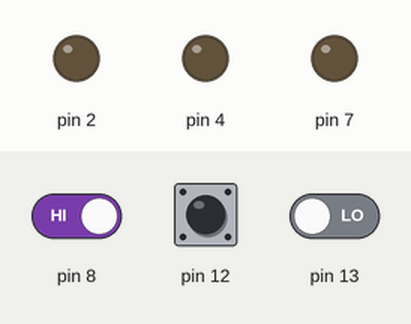
The sketch below on a simulated Arduino Uno, built with avr-gcc and run on an emulated ATmega328P. Shown: output pins drawn as LEDs (lit = HIGH). Inputs (shaded band) come from the test bench; at power-on: pin 8 HIGH, pin 13 LOW, pin 12 HIGH.

Above: at 1.2 s.
1.3 s: pin 8 driven LOW
At 2.4 s:
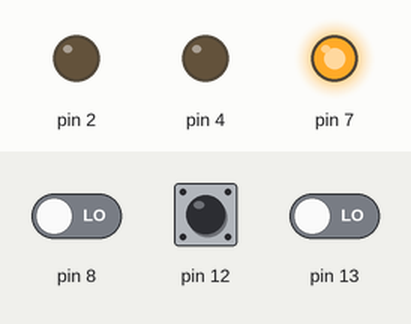
2.8 s: pin 13 driven HIGH
At 5.1 s:
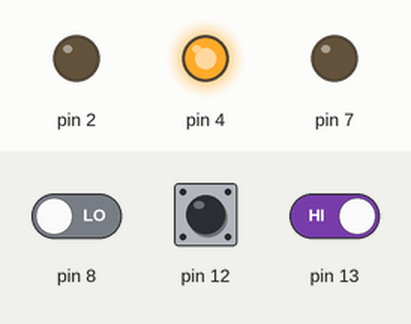
Timing chart, 0 to 6.6 s (numbered marks = the images above; inputs shaded):
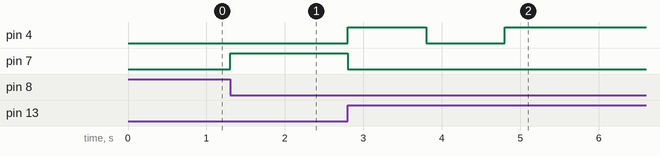

Measured:
- after the input at 1.3 s, pin 7: LOW → HIGH at once
- after the input at 2.8 s, pin 4: LOW → HIGH at once, → LOW 1.0 s later, → HIGH 1.0 s later; pin 7: HIGH → LOW at once

The sketch:

fantastic_densor1.ino
```cpp
void setup()
{
  pinMode(2, OUTPUT);
    pinMode(4, OUTPUT);
    pinMode(7, OUTPUT);
    pinMode(8, INPUT);
    pinMode(12, INPUT);
    pinMode(13, INPUT);

}

const int Locked = 1;
const int WaitForClick = 2;
const int WaitForClickTwo = 3;
const int Checking = 4;
const int Unlocked = 5;

int btnOneHandled = 0;
int btnTwoHandled = 0;

int code[]={1,1};
int codeTry[2];


int state = Locked;

void loop()
{
  int sensor = digitalRead(13);
  int btnOne = digitalRead(12);
  int btnTwo = digitalRead(8);

  if(btnOne == LOW) {
  	btnOneHandled = 0;
  }
  if(btnTwo == LOW) {
  	btnTwoHandled = 0;


  switch(state) {
    case Locked:

    digitalWrite(7, HIGH);

    if (sensor == HIGH) {
       digitalWrite(7, LOW);


          state = WaitForClick;
    }

    break;

    case WaitForClick:

    digitalWrite(4, HIGH);

    if ((btnOne == HIGH) && (!btnOneHandled)) {
      btnOneHandled = 1;
        delay(1000);
      digitalWrite(4,LOW);
      	delay(1000);
      state = WaitForClickTwo;


    }
        if ((btnTwo == HIGH) && (!btnTwoHandled)){
      btnTwoHandled = 1;
        delay(1000);
      digitalWrite(5,LOW);
      	delay(1000);
            state = WaitForClickTwo;

  }
    break;

    case WaitForClickTwo:

                	digitalWrite(4, HIGH);


    if ((btnOne == HIGH) && (!btnOneHandled)) {
      btnOneHandled = 1;
        delay(1000);
      digitalWrite(5,LOW);
      	delay(1000);
      state = WaitForClickTwo;


    }
        if ((btnTwo == HIGH) && (!btnTwoHandled)) {
      btnTwoHandled = 1;
        delay(1000);
      digitalWrite(5,LOW);
      	delay(1000);
            state = WaitForClickTwo;

        }
            break;

            }
  }}
```
